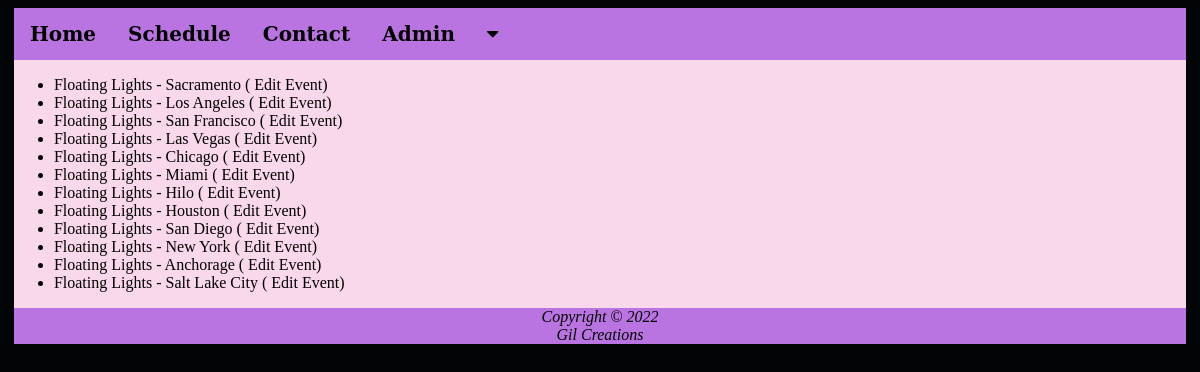
The app's page /admineventlist.php (signed in) with its own data.
### tables this page shows
CREATE TABLE IF NOT EXISTS `events` (
  `eventID` int NOT NULL AUTO_INCREMENT,
  `eventName` varchar(255) NOT NULL,
  `eventLocation` varchar(255) NOT NULL,
  `eventDate` date NOT NULL,
  `eventImage` varchar(255) NOT NULL,
  `eventImgAlt` varchar(255) NOT NULL,
  `eventCost` int NOT NULL,
  `eventPageID` varchar(255) NOT NULL,
  `eventDetail` text NOT NULL,
  `eventHero` varchar(255) NOT NULL,
  PRIMARY KEY (`eventID`)
);

### admineventlist.php (the view, shortened to what this page needs)
<?php
require_once("dbconnect.php");
include("header.php");
$query = $dbc->prepare("SELECT eventID, eventName FROM floating_lights_festival.events");
$query->execute();
echo "<main>";
echo "<ul>";
while($row = $query->fetch())
{
	echo "<li>" . $row['eventName'] . " (<a href='adminupdateevent.php?eventID=" . $row['eventID'] . "'> Edit Event</a>)</li>";
}
echo "</ul>";
echo "</main>";
include("footer.php");
?>

### header.php (shortened to what this page needs)
<!doctype html>
<html lang="en">
    <head>
        <link rel="stylesheet" type="text/css" href="styles.css">
		<link rel="stylesheet" href="https://cdnjs.cloudflare.com/ajax/libs/font-awesome/4.7.0/css/font-awesome.min.css">
	</head>
    <body>
		<div id="wrapper">
		<header>
			<div class="navbar">
					<a href="index.php">Home</a>
					<a href="schedule.php">Schedule</a>
					<a href="contact.php">Contact</a>
					<div class="dropdown"><a href="admin.php">Admin</a>
					<button class="dropbtn">
					 <i class="fa fa-caret-down"></i>
					</button>
		</header>

### footer.php
<footer>
    Copyright &copy; 2022 <br>
  Gil Creations
</footer>
</div>
</body>
 </html>

### styles.css (style rules this page uses)
header { background-color: #B974E1; text-align: center; font-family: Constantia, "Lucida Bright", "DejaVu Serif", Georgia, "serif"; }
#wrapper { width: 99%; margin-right: auto; margin-left: auto; background-color: #F8D8EA; min-width: 1000px; max-width: 1920px; }
body { background-color: #010508; }
.navbar { overflow: hidden; background-color: #B974E1; }
.navbar a { float:left; font-size: 20px; color: black; text-align: center; padding: 14px 16px; text-decoration: none; font-weight: bold; display: inline-flex; }
.dropdown { overflow: hidden; float: left; }
.dropdown .dropbtn { font-size: 20px; border: none; outline: none; color: black; padding: 14px 16px; background-color: inherit; font-family: inherit; margin: 0; font-weight: bold; }
#eventgrid article p, a { text-decoration: none; color: black; }
footer { background-color: #B974E1; text-align: center; font-style: italic; }
input, textarea, button { margin-bottom: 30px; }

### records on screen
events: eventName "Floating Lights - Sacramento"
events: eventName "Floating Lights - Los Angeles"
events: eventName "Floating Lights - San Francisco"
events: eventName "Floating Lights - Las Vegas"
events: eventName "Floating Lights - Chicago"
events: eventName "Floating Lights - Miami"
events: eventName "Floating Lights - Hilo"
events: eventName "Floating Lights - Houston"
events: eventName "Floating Lights - San Diego"
events: eventName "Floating Lights - New York"
events: eventName "Floating Lights - Anchorage"
events: eventName "Floating Lights - Salt Lake City"
